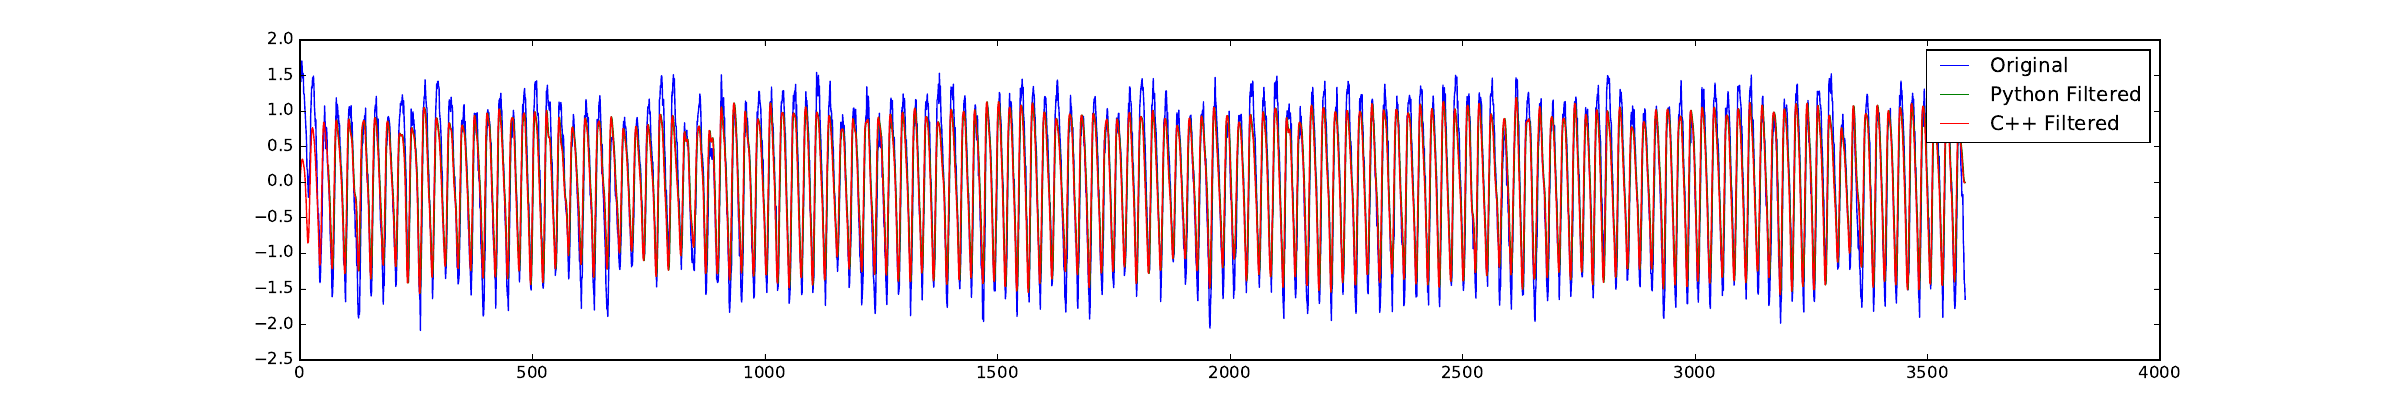

Reproduce this figure in Python.
import sys
from numpy import genfromtxt
from matplotlib.pyplot import figure, plot, legend
from scipy.signal import filtfilt, firwin
from datetime import datetime

delim = None
if(len(sys.argv)>2):
    delim = sys.argv[2]

column = 0
if(len(sys.argv)>3):
    column = int(sys.argv[3])

ppg_data = genfromtxt(sys.argv[1], delimiter=delim)
roi = None
if delim is None:
    roi = ppg_data[0:-1]
else:
    roi = ppg_data[:,column]

b = genfromtxt("./bCoeff")
a = genfromtxt("./aCoeff")
dt_start = datetime.now()
filtered = filtfilt(b, a, roi)
dt_end = datetime.now()

print("Python filtfilt took ", (dt_end.microsecond - dt_start.microsecond)/1000, "ms")
demoFiltFilt = genfromtxt("./demoFiltFilt")[:]
fig = figure(figsize=(24,4))
plot(roi, label="Original")
plot(filtered, label="Python Filtered")
plot(demoFiltFilt, label="C++ Filtered")
legend()
fig.savefig('../filtfilt.pdf')
print("Plot was saved to ./filtfilt.pdf")